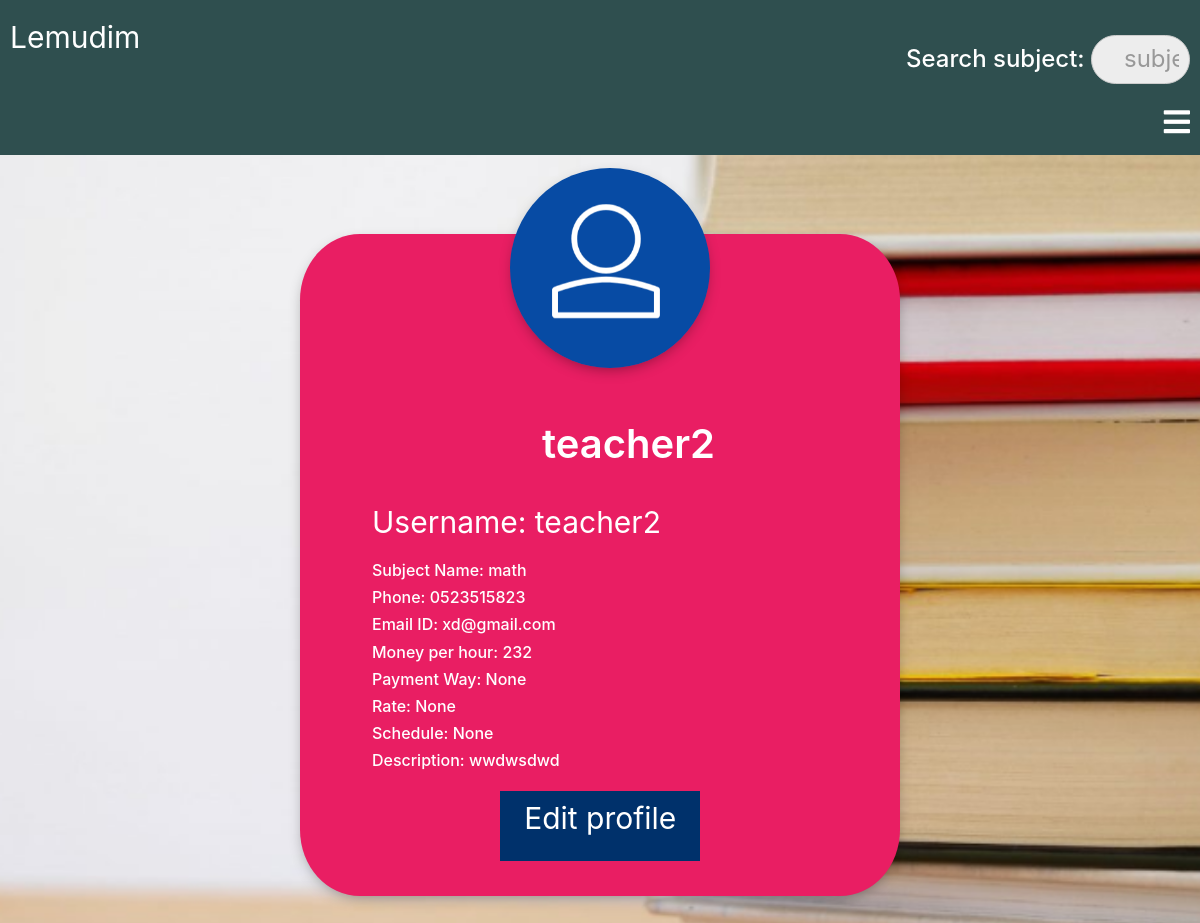
Page /classroom/teacher/12/ (signed in) on the committed database.
### classroom/models.py (models this page shows, shortened)
class Teacher(models.Model):
    user = models.OneToOneField(User, on_delete=models.CASCADE, primary_key=True, related_name='Teacher')
    name = models.CharField(max_length=250)
    subject_name = models.CharField(max_length=250)
    email = models.EmailField(max_length=250)
    phone = models.CharField(max_length=250)
    money_per_hour = models.CharField(max_length=250)
    teacher_profile_pic = models.ImageField(upload_to="classroom/teacher_profile_pic", blank=True)
    class_students = models.ManyToManyField(Student, through="StudentsInClass")
    rate=models.IntegerField()
    description = models.TextField()
    payment_way=models.CharField(max_length=250)
    schedule=models.CharField(max_length=250)

class User(AbstractUser):
    is_student = models.BooleanField(default=False)
    is_teacher = models.BooleanField(default=False)

### classroom/views.py (the view)
class TeacherDetailView(LoginRequiredMixin,DetailView):
    context_object_name = "teacher"
    model = models.Teacher
    template_name = 'classroom/teacher_detail_page.html'

### template/classroom/teacher_detail_page.html (shortened to what this page needs)
{% extends 'classroom/base.html' %}
{% load static %}
{% block content %}
<div class="profile">
  <div class="profile-box">
    {% if teacher.teacher_profile_pic %}
    <img src="{{ teacher.teacher_profile_pic.url }}" alt="">
    {% else %}
    <img src="{% static 'images/login-avatar.PNG' %}" alt="">
    {% endif %}
    <div class="profile-details">
      <h1>{{ teacher.name }}</h1>
      <br>
      <p> Username: {{ teacher.user.username }}</p>
      <h6> Subject Name: {{ teacher.subject_name }}</h6>
      <h6> Phone: {{ teacher.phone }}</h6>
      <h6> Email ID: {{ teacher.email }}</h6>
      <h6> Money per hour: {{ teacher.money_per_hour }}</h6>
      <h6> Payment Way: {{ teacher.payment_way }}</h6>
      <h6> Rate: {{ teacher.rate }}</h6>
      <h6> Schedule: {{ teacher.schedule }}</h6>
      <h6> Description: {{ teacher.description }}</h6>
      <a href="{% url 'classroom:teacher_update' pk=user.pk %}"><p class="edit-button">Edit profile</p></a>
    </div>
  </div>
</div>
{% endblock %}

### static/css/newbase.css (style rules this page uses)
.profile { margin:0; padding: 0; position: absolute; width:100%; height: 100vh; display:flex; justify-content: center; align-items: center; }
.profile img { position: absolute; margin: 0; width: 100%; height: 100%; object-fit: cover; background-attachment: }
.profile-box { width: 600px; margin-top: 20px; background: #e91e63; position: absolute; padding: 15px; border-radius: 10%; box-shadow: 0 5px 15px -5px #00000070 }
.profile-box img { width: 200px; height: 200px; border-radius: 50%; top: -10%; left: 35%; box-shadow: 0 5px 15px -5px #00000070 }
.profile-details { color: white; margin-top: 30%; margin-left: 10%; }
.profile-details h1 { font-size: 40px; font-weight: 600; text-align: center; }
.profile-details p { font-size: 30px; font-weight: 400; }
.profile-details .edit-button { margin: 20px; margin-left: 25%; height: 70px; width: 200px; text-align: center; background: #00316b; text-decoration: none; color: white; padding: 5px; }

### rows in the picture
Teacher: name "teacher2", user.username "teacher2", subject_name "math", phone "0523515823", email "xd@gmail.com", money_per_hour "232", payment_way "None", rate "None", schedule "None", description "wwdwsdwd"
